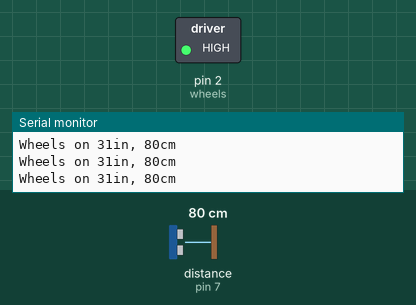
Recording of a sketch running on a simulated Arduino Uno, built with avr-gcc and run on an emulated ATmega328P. Shown: switched loads named in the sketch (green lamp = pin HIGH), the last lines printed to the serial monitor. Wiring (inferred from the names in the program): ultrasonic range finder: trigger pin 7; echo pin 7. The test bench sets the inputs (shaded band); at power-on: distance to the obstacle (sensor on pin 7) 80 cm. The echo pulse lasts 58.3 µs per cm.

Above: at 1.2 s.
1.3 s: distance to the obstacle (sensor on pin 7) set to 21 cm
2.8 s: distance to the obstacle (sensor on pin 7) set to 17 cm
At 3.2 s:
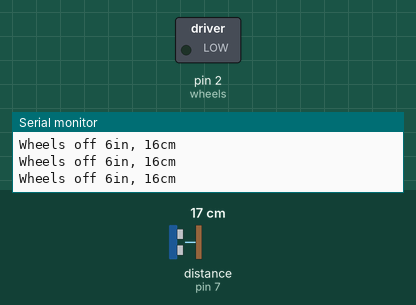
4.3 s: distance to the obstacle (sensor on pin 7) set to 35 cm
At 5.5 s:
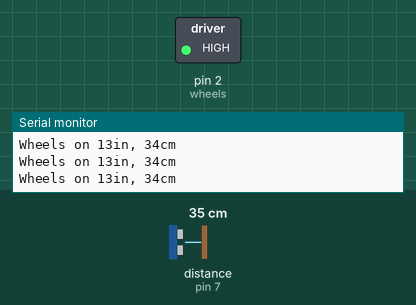
5.8 s: distance to the obstacle (sensor on pin 7) set to 2 cm
At 7.3 s:
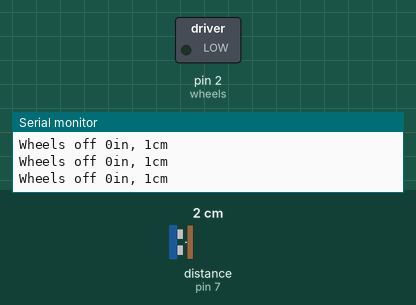
Timing chart, 0 to 8.3 s (numbered marks = the images above; inputs shaded):
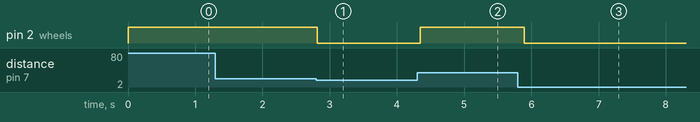

Measured:
- the behaviour switches between 19 and 18 cm on distance to the obstacle (sensor on pin 7) (found by bisection; images 0 and 1)
- after the input at 2.8 s, pin 2 (wheels): HIGH → LOW at once
- after the input at 4.3 s, pin 2 (wheels): LOW → HIGH after 0.05 s
- after the input at 5.8 s, pin 2 (wheels): HIGH → LOW after 0.09 s

The sketch:

cardboardRobot.ino
```cpp
const int wheels = 2;
const int sonar = 7;
int sonarVal = 0;

void setup() {
  pinMode(wheels, OUTPUT);
  Serial.begin(9600);
}

void loop() {
  long duration, inches, cm;
  pinMode(sonar, OUTPUT);
  digitalWrite(sonar, LOW);
  delayMicroseconds(2);
  digitalWrite(sonar, HIGH);
  delayMicroseconds(5);
  digitalWrite(sonar, LOW);

  pinMode(sonar, INPUT);
  duration = pulseIn(sonar, HIGH);
  inches = microsecondsToInches(duration);
  cm = microsecondsToCentimeters(duration);
  if (inches > 6.0) {
    digitalWrite(wheels, HIGH);
    Serial.print("Wheels on ");
  }
  else {
    digitalWrite(wheels, LOW);
    Serial.print("Wheels off ");
  }

  Serial.print(inches);
  Serial.print("in, ");
  Serial.print(cm);
  Serial.print("cm");
  Serial.println();

  delay(100);
}

long microsecondsToInches(long microseconds)
{
  // According to Parallax's datasheet for the PING))), there are
  // 73.746 microseconds per inch (i.e. sound travels at 1130 feet per
  // second).  This gives the distance travelled by the ping, outbound
  // and return, so we divide by 2 to get the distance of the obstacle.
  // See: http://www.parallax.com/dl/docs/prod/acc/28015-PING-v1.3.pdf
  return microseconds / 74 / 2;
}

long microsecondsToCentimeters(long microseconds)
{
  // The speed of sound is 340 m/s or 29 microseconds per centimeter.
  // The ping travels out and back, so to find the distance of the
  // object we take half of the distance travelled.
  return microseconds / 29 / 2;
}
```
